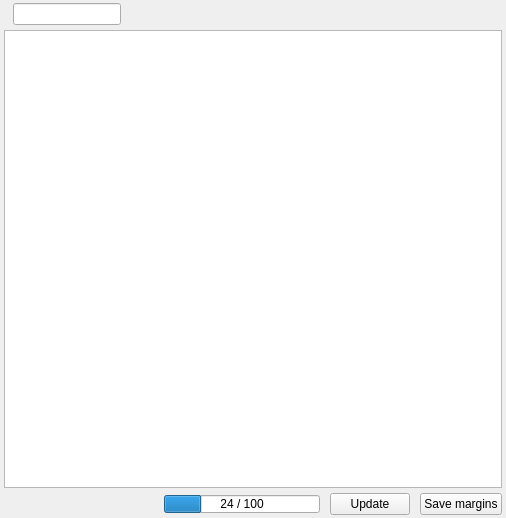
<?xml version="1.0" encoding="UTF-8"?>
<ui version="4.0">
 <class>Commi</class>
 <widget class="QWidget" name="Commi">
  <property name="geometry">
   <rect>
    <x>0</x>
    <y>0</y>
    <width>506</width>
    <height>518</height>
   </rect>
  </property>
  <property name="windowTitle">
   <string>Comissioner</string>
  </property>
  <layout class="QVBoxLayout" name="verticalLayout">
   <property name="spacing">
    <number>5</number>
   </property>
   <property name="leftMargin">
    <number>4</number>
   </property>
   <property name="topMargin">
    <number>3</number>
   </property>
   <property name="rightMargin">
    <number>4</number>
   </property>
   <property name="bottomMargin">
    <number>3</number>
   </property>
   <item>
    <layout class="QHBoxLayout" name="horizontalLayout_2">
     <property name="spacing">
      <number>2</number>
     </property>
     <item>
      <widget class="QLabel" name="label_3">
       <property name="sizePolicy">
        <sizepolicy hsizetype="Fixed" vsizetype="Preferred">
         <horstretch>0</horstretch>
         <verstretch>0</verstretch>
        </sizepolicy>
       </property>
       <property name="text">
        <string/>
       </property>
       <property name="pixmap">
        <pixmap resource="resource.qrc">:/commi/filter.png</pixmap>
       </property>
      </widget>
     </item>
     <item>
      <widget class="QLineEdit" name="leFilterItems">
       <property name="sizePolicy">
        <sizepolicy hsizetype="Fixed" vsizetype="Fixed">
         <horstretch>0</horstretch>
         <verstretch>0</verstretch>
        </sizepolicy>
       </property>
       <property name="toolTip">
        <string>Item filter</string>
       </property>
      </widget>
     </item>
     <item>
      <spacer name="horizontalSpacer_2">
       <property name="orientation">
        <enum>Qt::Horizontal</enum>
       </property>
       <property name="sizeHint" stdset="0">
        <size>
         <width>40</width>
         <height>20</height>
        </size>
       </property>
      </spacer>
     </item>
    </layout>
   </item>
   <item>
    <widget class="QTreeView" name="treeView">
     <property name="font">
      <font>
       <family>Microsoft Sans Serif</family>
       <pointsize>8</pointsize>
      </font>
     </property>
     <property name="focusPolicy">
      <enum>Qt::NoFocus</enum>
     </property>
     <property name="editTriggers">
      <set>QAbstractItemView::NoEditTriggers</set>
     </property>
     <property name="alternatingRowColors">
      <bool>true</bool>
     </property>
     <property name="selectionMode">
      <enum>QAbstractItemView::NoSelection</enum>
     </property>
     <property name="iconSize">
      <size>
       <width>20</width>
       <height>20</height>
      </size>
     </property>
     <property name="textElideMode">
      <enum>Qt::ElideNone</enum>
     </property>
     <property name="verticalScrollMode">
      <enum>QAbstractItemView::ScrollPerItem</enum>
     </property>
     <property name="indentation">
      <number>10</number>
     </property>
     <property name="sortingEnabled">
      <bool>true</bool>
     </property>
    </widget>
   </item>
   <item>
    <layout class="QHBoxLayout" name="horizontalLayout_3" stretch="0,1,0,0">
     <property name="spacing">
      <number>10</number>
     </property>
     <property name="leftMargin">
      <number>0</number>
     </property>
     <property name="topMargin">
      <number>0</number>
     </property>
     <property name="rightMargin">
      <number>0</number>
     </property>
     <property name="bottomMargin">
      <number>0</number>
     </property>
     <item>
      <widget class="QLabel" name="lbLastUpdated">
       <property name="minimumSize">
        <size>
         <width>150</width>
         <height>0</height>
        </size>
       </property>
      </widget>
     </item>
     <item>
      <widget class="QProgressBar" name="progressBar">
       <property name="sizePolicy">
        <sizepolicy hsizetype="Expanding" vsizetype="Fixed">
         <horstretch>0</horstretch>
         <verstretch>0</verstretch>
        </sizepolicy>
       </property>
       <property name="maximumSize">
        <size>
         <width>16777215</width>
         <height>18</height>
        </size>
       </property>
       <property name="value">
        <number>24</number>
       </property>
       <property name="alignment">
        <set>Qt::AlignCenter</set>
       </property>
       <property name="textVisible">
        <bool>true</bool>
       </property>
       <property name="format">
        <string>%v / %m</string>
       </property>
      </widget>
     </item>
     <item alignment="Qt::AlignRight">
      <widget class="QPushButton" name="btnUpdate">
       <property name="sizePolicy">
        <sizepolicy hsizetype="Fixed" vsizetype="Fixed">
         <horstretch>0</horstretch>
         <verstretch>0</verstretch>
        </sizepolicy>
       </property>
       <property name="toolTip">
        <string>Update all items and info</string>
       </property>
       <property name="text">
        <string>Update</string>
       </property>
       <property name="icon">
        <iconset resource="resource.qrc">
         <normaloff>:/commi/update.png</normaloff>:/commi/update.png</iconset>
       </property>
      </widget>
     </item>
     <item>
      <widget class="QPushButton" name="btnSaveMargins">
       <property name="sizePolicy">
        <sizepolicy hsizetype="Fixed" vsizetype="Fixed">
         <horstretch>0</horstretch>
         <verstretch>0</verstretch>
        </sizepolicy>
       </property>
       <property name="text">
        <string>Save margins</string>
       </property>
       <property name="icon">
        <iconset resource="resource.qrc">
         <normaloff>:/multiView/disk.png</normaloff>:/multiView/disk.png</iconset>
       </property>
      </widget>
     </item>
    </layout>
   </item>
  </layout>
 </widget>
 <tabstops>
  <tabstop>leFilterItems</tabstop>
  <tabstop>treeView</tabstop>
  <tabstop>btnUpdate</tabstop>
 </tabstops>
 <resources>
  <include location="resource.qrc"/>
 </resources>
 <connections/>
</ui>
